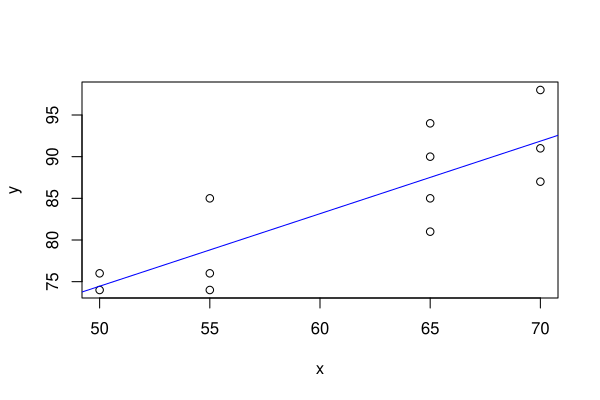

Source code (R):
# Question data followed by the completed answer.
x <- c(
  65, 50, 55, 65, 55, 70, 65, 70,
  65, 70, 50, 55
)
y <- c(
  85, 74, 76, 90, 85, 87, 94, 98,
  81, 91, 76, 74
)

model <- lm(y ~ x)
plot(x, y)

abline(model, lty = 1, col = "blue")
